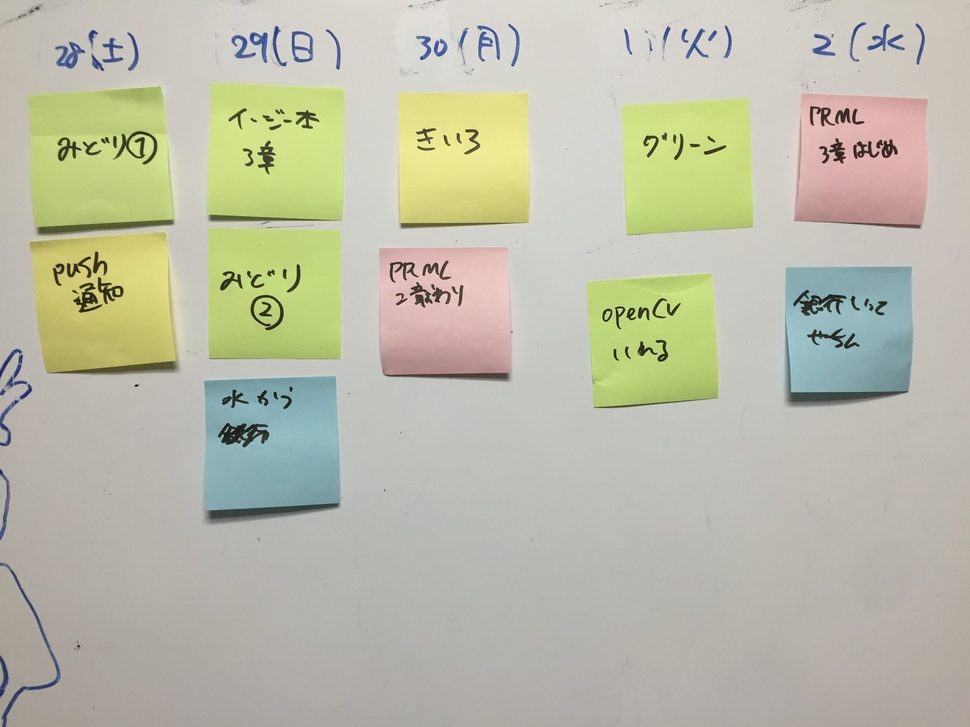
#> input picture image/whitebord.jpeg, 970 x 727 px, shrunk from 3264 x 2448 before the run
$ python sample2.py
#> lines starting #> are read from the running program, lines starting #| are printed output that depends on the picture; after the words box and inside, x2 and y2 are one past the last pixel; in counts of white or black regions, pixels touching at a corner belong together


import cv2
import numpy as np
from pprint import pprint
from copy import deepcopy

def getRectByPoints(points):
    # prepare simple array
    points = list(map(lambda x: x[0], points))

    points = sorted(points, key=lambda x:x[1])
    top_points = sorted(points[:2], key=lambda x:x[0])
    bottom_points = sorted(points[2:4], key=lambda x:x[0])
    points = top_points + bottom_points

    left = min(points[0][0], points[2][0])
    right = max(points[1][0], points[3][0])
    top = min(points[0][1], points[1][1])
    bottom = max(points[2][1], points[3][1])
    return (top, bottom, left, right)

def getPartImageByRect(rect, file):
    img = cv2.imread(file, 1)
    return img[rect[0]:rect[1], rect[2]:rect[3]]

def getMode(nparr):
    count = np.bincount(nparr) #値ごとの出現回数を計算
    return np.argmax(count) # 最大を要素のあちあｗ

#入力画像をグレースケール変換＞２値化、二値化後の画像を返す
def getBinary(im, filename):
    im_gray = cv2.cvtColor(im , cv2.COLOR_BGR2GRAY) #(B) //グレースケールの取得
    im_bin = cv2.threshold(im_gray, 0, 255, cv2.THRESH_BINARY_INV+cv2.THRESH_OTSU)[1] #OTSUアルゴリズムを適用
    cv2.imwrite(outdir + filename + "_gray" + extention, im_gray)
    cv2.imwrite(outdir + filename + "_bin" + extention, im_bin)

    return im_bin

##########################
# <処理の流れ>
# 元画像から　２値画像を作成する
# ２値画像から輪郭を抽出する
# 輪郭情報から四角で切り抜く
# 各切り抜いた部分の代表色を取得する
##########################
outdir = './sample2_out/'

image_dir = '../image/'
image_file = 'whitebord'
extention = ".jpeg"
src_file  = image_dir + image_file + extention

im_src = cv2.imread(src_file, 1) #(A) //ファイル読み込み
#> im_src is the input picture: shape (727, 970, 3); mean B, G, R 169.6, 188, 187.8


##########################
# 二値化
##########################
bin_images = []
im = deepcopy(im_src)
bin_images.append(getBinary(im, "original"))
#> in getBinary, `im_bin = cv2.threshold(im_gray, 0, 255, cv2.THRESH_BINARY_INV+cv2.THRE..`:
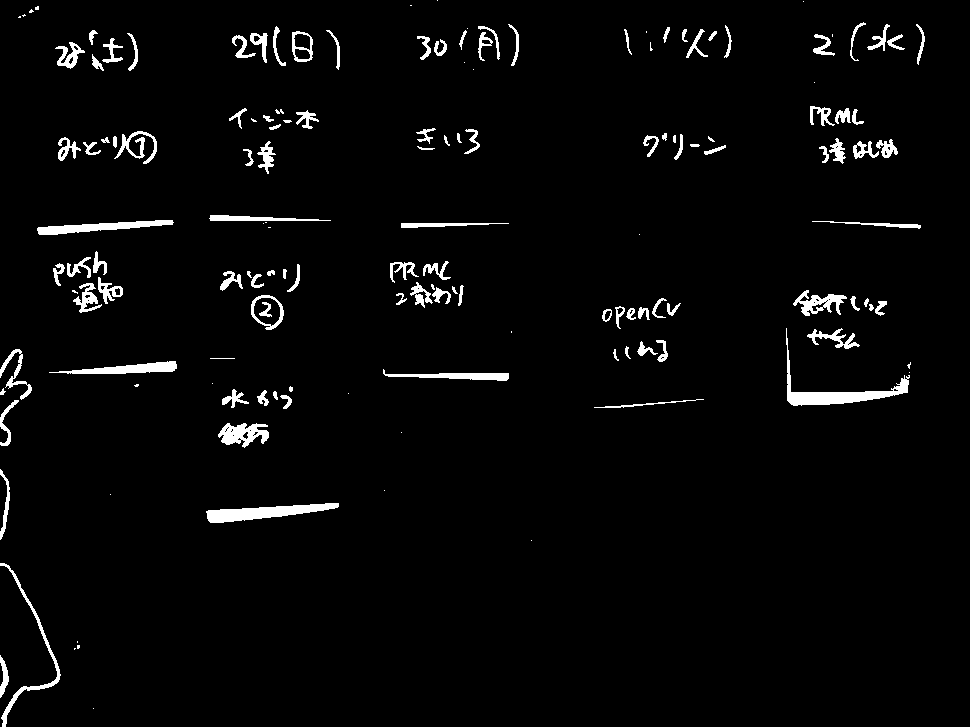
#> im_bin: shape (727, 970); 3% white; 152 white regions (37 under 20 px), largest, box (x1, y1, x2, y2) and area: (786, 328, 910, 406) 1500, (206, 503, 339, 523) 1343, (37, 220, 174, 235) 952

#それぞれの色味だけ(青)
im = deepcopy(im_src)
im[:,:,[1,2]] = 0 #g rを0
bin_images.append(getBinary(im, "blue"))
#> in getBinary (call 2), `im_bin = cv2.threshold(im_gray, 0, 255, cv2.THRESH_BINARY_INV+cv2.THRE..`: im_bin: shape (727, 970); 20.9% white; 228 white regions (150 under 20 px), largest, box (x1, y1, x2, y2) and area: (27, 87, 174, 236) 19287, (29, 232, 179, 375) 18776, (208, 83, 344, 225) 17903

#それぞれの色味だけ(緑)
im = deepcopy(im_src)
im[:,:,[0,2]] = 0 #b rを0
bin_images.append(getBinary(im, "green"))
#> call 3 of getBinary, with filename = 'green'
#> in getBinary (call 3), `im_gray = cv2.cvtColor(im , cv2.COLOR_BGR2GRAY)`:
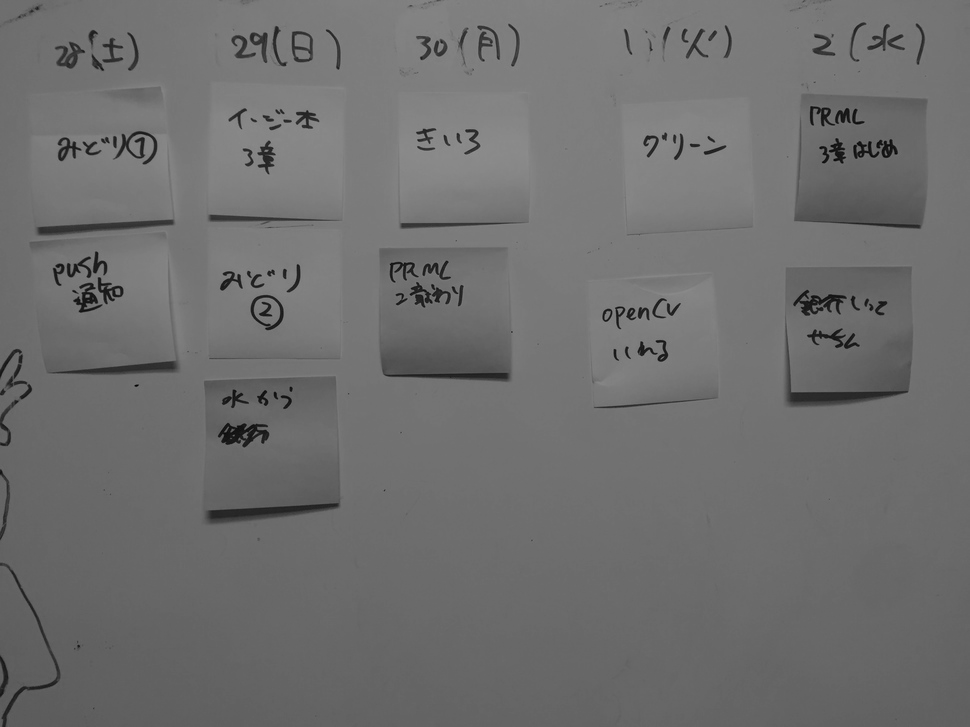
#> im_gray: shape (727, 970); min 2, max 146, mean 110.4
#> in getBinary (call 3), `im_bin = cv2.threshold(im_gray, 0, 255, cv2.THRESH_BINARY_INV+cv2.THRE..`: im_bin: shape (727, 970); 3.1% white; 179 white regions (66 under 20 px), largest, box (x1, y1, x2, y2) and area: (786, 330, 909, 406) 1384, (206, 503, 339, 523) 1344, (382, 358, 510, 381) 1062

#それぞれの色味だけ(赤)
im = deepcopy(im_src)
im[:,:,[0,1]] = 0 #b gを0
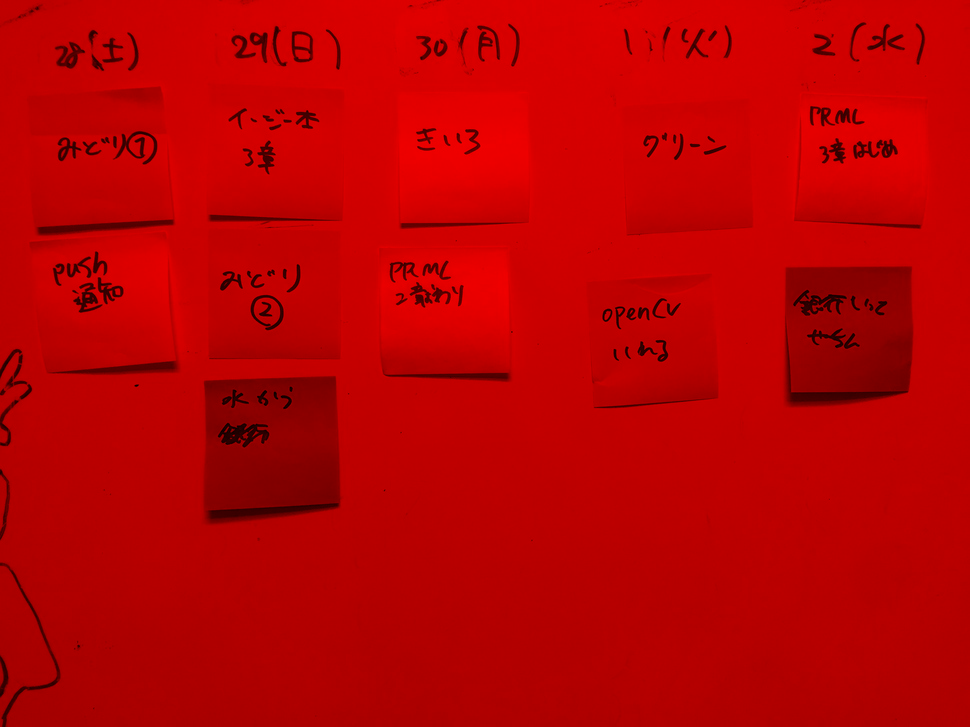
#> im: shape (727, 970, 3); mean B, G, R 0, 0, 187.8
bin_images.append(getBinary(im, "red"))
#> call 4 of getBinary, with filename = 'red'
#> in getBinary (call 4), `im_gray = cv2.cvtColor(im , cv2.COLOR_BGR2GRAY)`:
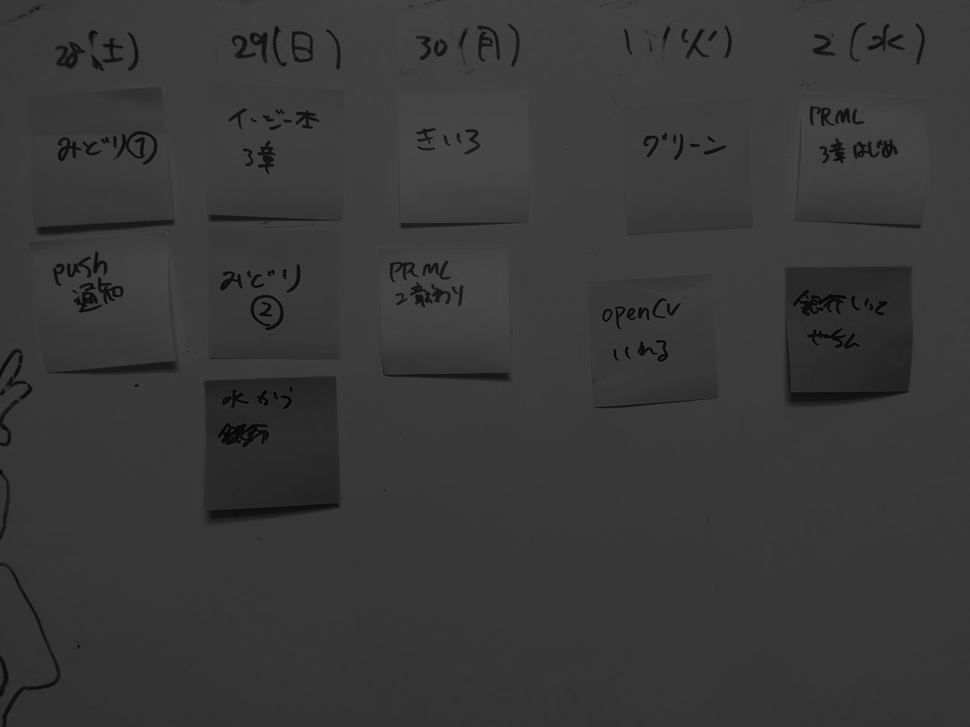
#> im_gray: shape (727, 970); min 1, max 75, mean 56.2
#> in getBinary (call 4), `im_bin = cv2.threshold(im_gray, 0, 255, cv2.THRESH_BINARY_INV+cv2.THRE..`: im_bin: shape (727, 970); 7.3% white; 169 white regions (62 under 20 px)


##  赤POSTITの取得ができない。
# 以下でサンプルで記載された内容はやってみたが(3つのカラーチャネルの赤から他の青と緑を引いたものの和)をセット
# 帰って抽出できるポストイットが減ってしまった。ここらへんはチューニングに感覚というか、経験が必要そう。
# im = deepcopy(im_src)
# im[:,:,2] = (np.abs(im[:,:,2] - im[:,:,1]) + np.abs(im[:,:,2] - im[:,:,0]))
# #im[:,:,[0,1]] = 0
# bin_images.append(getBinary(im, "option"))

# binaryのマージをして最終的な輪郭検出用のbinrayを作成する
im_all = sum(bin_images)
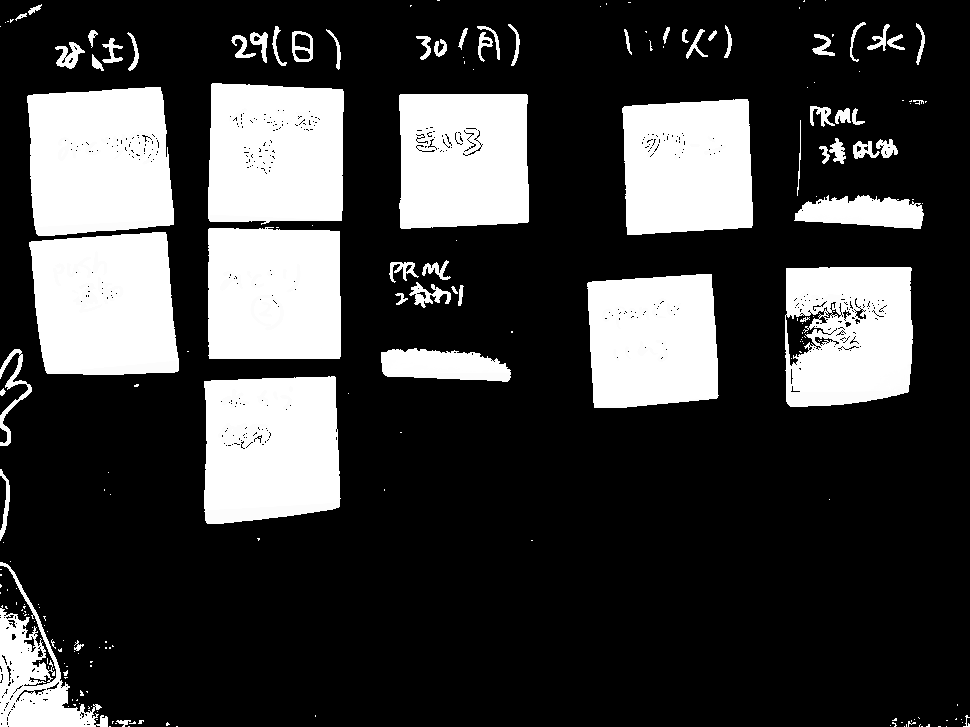
#> im_all: shape (727, 970); min 0, max 255, mean 63.8
cv2.imwrite(outdir + "bin_all" + extention, im_all)


##########################
# 輪郭抽出
##########################
contours = cv2.findContours(im_all, cv2.RETR_LIST, cv2.CHAIN_APPROX_SIMPLE)[0]
#> contours = 938 contours, 841 with area under 20; largest, box (x1, y1, x2, y2) and area: (27, 87, 174, 236) 19108, (29, 232, 179, 375) 18526, (204, 376, 341, 524) 18241, (208, 83, 344, 225) 17794, (208, 227, 341, 359) 16895

#debug:輪郭描画
contours_img = cv2.drawContours(im_src, contours, -1, (0,0,0), 5)
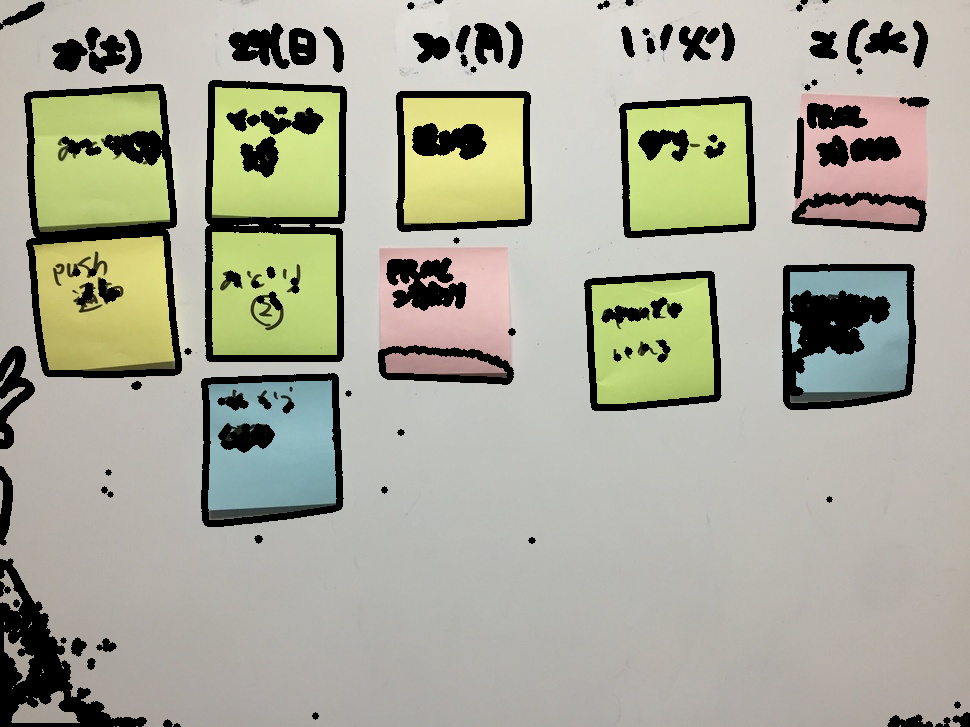
#> contours_img: shape (727, 970, 3); mean B, G, R 151.8, 167.7, 167.8
cv2.imwrite(outdir + "contours" + extention, contours_img)

## 切り抜き処理
#画像サイズの1/100を基準面積として取得
th_area = im.shape[0] * im.shape[1] / 100
#> th_area = 7051.9
#contoursに対して一定のサイズ以上のエリアにfilter
contours_large = list(filter(lambda c:cv2.contourArea(c) > th_area, contours))
#> contours_large = 9 contours; largest, box (x1, y1, x2, y2) and area: (27, 87, 174, 236) 19108, (29, 232, 179, 375) 18526, (204, 376, 341, 524) 18241, (208, 83, 344, 225) 17794, (208, 227, 341, 359) 16895

# 切り取り処理
outputs = []
rects = []
approxes = []
for (i,cnt) in enumerate(contours_large):
    arclen = cv2.arcLength(cnt, True) # 輪郭線の周囲長さ、あるいは曲線の長さを返す
#> arclen = 553.9
    approx = cv2.approxPolyDP(cnt, 0.02 * arclen, True) # 折れ線(カーブ)を指定された精度で近似する
#> approx = [[334, 376], [204, 381], [207, 523], [339, 506]]
    if len(approx) < 4:
        continue
    approxes.append(approx)
    rect = getRectByPoints(approx)
#> in getRectByPoints, `points = sorted(points, key=lambda x:x[1])`: points = [[334, 376], [204, 381], [339, 506], [207, 523]]
#> in getRectByPoints, `top_points = sorted(points[:2], key=lambda x:x[0])`: top_points = [[204, 381], [334, 376]]
#> in getRectByPoints, `bottom_points = sorted(points[2:4], key=lambda x:x[0])`: bottom_points = [[207, 523], [339, 506]]
#> in getRectByPoints, `points = top_points + bottom_points`: points = [[204, 381], [334, 376], [207, 523], [339, 506]]
#> in getRectByPoints, `left = min(points[0][0], points[2][0])`: left = 204
#> in getRectByPoints, `right = max(points[1][0], points[3][0])`: right = 339
#> in getRectByPoints, `top = min(points[0][1], points[1][1])`: top = 376
#> in getRectByPoints, `bottom = max(points[2][1], points[3][1])`: bottom = 523
#> rect = (376, 523, 204, 339)
    rects.append(rect)
    outputs.append(getPartImageByRect(rect, src_file))
#> in getPartImageByRect, `return img[rect[0]:rect[1], rect[2]:rect[3]]`:
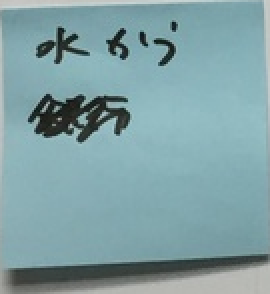
#> returned value: shape (147, 135, 3) (shown 2 times larger); mean of channels 0, 1, 2 165.2, 160.8, 128.5; drawn as B, G, R
    cv2.imwrite(outdir + 'output' + str(i) + extention, getPartImageByRect(rect, src_file))


##########################
# 代表色の取得
##########################
# http://peaceandhilightandpython.hatenablog.com/entry/2016/01/03/151320
#outputs
t_colors = []
#> t_colors = []
for (i,out) in enumerate(outputs):
    color = np.zeros(3)
    for j in range(3):
        color[j] = np.median(out[:,:,j]) #中央値
        #color[j] = getMode(out[:,:,j].ravel()) #最頻値
    t_colors.append(color)

t_colors = np.array(t_colors)
print("代表色各切り抜きの代表色")
pprint(t_colors)
